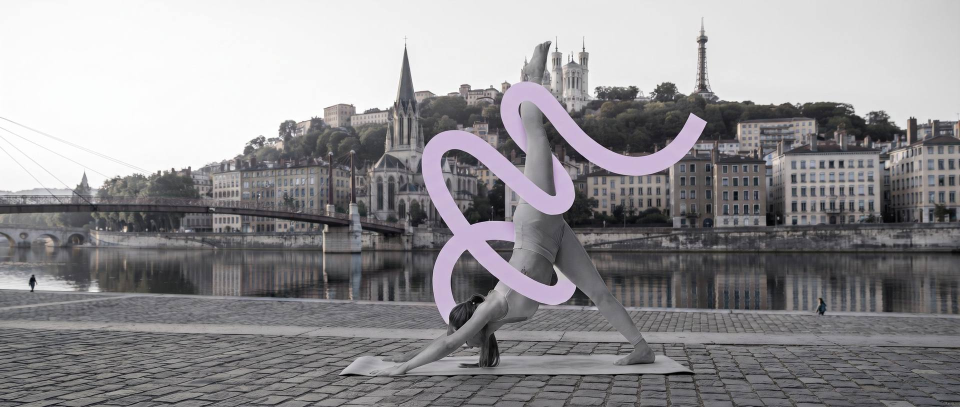
#> input picture banner_web.jpg, 1920 x 814 px (shown at 1/2 size)
$ python -i seo_build.py   (imports and definitions only)
#> lines starting #> are read from the running program, lines starting #| are printed output that depends on the picture
#> further down, picture is the input picture: PIL image 1920x814 RGB; mean R, G, B 145.7, 144, 146.6
#!/usr/bin/env python3
# -*- coding: utf-8 -*-
"""
Yoga In Lyon — passe SEO sur le site généré.

Usage :  python3 seo/seo_build.py .          (depuis la racine du site)

À relancer après chaque mise à jour du planning. Le script est idempotent :
on peut le lancer autant de fois qu'on veut, il remplace ses propres ajouts.

Ce qu'il fait :
  1. Lit les cours (const DATA) dans Yoga_a_Lyon_Planning.html et normalise
     les horaires ("9h00" -> "09h00", sinon le tri par heure est faux).
  2. Génère une page par studio  : studio-<nom>.html
  3. Génère une page par style   : hatha-yoga-lyon.html, vinyasa-yoga-lyon.html…
  4. Écrit le planning complet en HTML dans la page Planning (lisible par Google,
     le JavaScript continue de filtrer par-dessus).
  5. Enrichit les pages quartier (texte éditorial, noms de studios en H3,
     liens vers les styles, fil d'Ariane).
  6. Sur toutes les pages : liens « Voir leur planning » -> page studio,
     liens Accueil.html -> /, colonne « Réseaux » vide -> « Styles de yoga ».
  7. Écrit sitemap.xml et robots.txt (et .htaccess s'il n'existe pas).
"""
import html
import os
import json
import re
import sys
import unicodedata
import urllib.parse
from collections import Counter, OrderedDict, defaultdict
from datetime import date
from pathlib import Path

sys.path.insert(0, str(Path(__file__).resolve().parent))
from seo_content import (APROPOS_HISTOIRE, APROPOS_INTRO, COLLECTIONS, GUIDES, QUARTIERS, STUDIOS_GUIDE, STYLE_GUIDE, STYLE_GUIDE_CHOIX,  # noqa: E402
                         STYLES)
from seo_profs import INDEPENDANTS, PROFS  # noqa: E402
from seo_photos import PHOTOS  # noqa: E402
import shutil  # noqa: E402

BASE = "https://yoga-in-lyon.fr/"
JOURS = ["Lundi", "Mardi", "Mercredi", "Jeudi", "Vendredi", "Samedi", "Dimanche"]
CRENEAUX = ["Matin", "Midi", "Après-midi", "Soir"]
PLANNING = "Yoga_a_Lyon_Planning.html"
TODAY = date.today().isoformat()
MOIS = ["janvier", "février", "mars", "avril", "mai", "juin", "juillet", "août", "septembre", "octobre",
        "novembre", "décembre"]


def _git_date():
    import subprocess
    try:
        out = subprocess.run(["git", "log", "-1", "--format=%cs"], cwd=Path(__file__).resolve().parent.parent,
                             capture_output=True, text=True, timeout=10).stdout.strip()
        return out if re.fullmatch(r"\d{4}-\d{2}-\d{2}", out) else TODAY
    except Exception:
        return TODAY


# [1 line that did not run here, left out]


def date_fr(iso):
    y, m, d = iso.split("-")
    return f"{int(d)}{'er' if d == '01' else ''} {MOIS[int(m) - 1]} {y}"
esc = html.escape


# --------------------------------------------------------------------------- utils
# [4 lines left out: function slugify, not called in this run]


def norm_time(t):
    m = re.fullmatch(r"(\d{1,2})h(\d{2})", (t or "").strip())
    return f"{int(m.group(1)):02d}h{m.group(2)}" if m else (t or "")


def arr_page(arr):
    return "yoga-villeurbanne.html" if arr == "Villeurbanne" else "yoga-" + slugify(arr) + ".html"


def arr_key(arr):
    m = re.search(r"\d+", arr)
    return int(m.group(0)) if m else 99


# [4 lines left out: function arr_label, not called in this run]


def studio_page(name):
    return "studio-" + re.sub(r"^studio-", "", slugify(name)) + ".html"


def style_page(ts):
    return STYLES[ts]["slug"] + ".html" if ts in STYLES else PLANNING


def plural(n, one, many):
    return f"{n} {one if n == 1 else many}"


# [13 lines left out: function replace_block, not called in this run]


BRAND = " | Yoga In Lyon"


# [15 lines left out: functions brand, fit_desc, not called in this run]


def jsonld(obj):
    return '<script type="application/ld+json">' + json.dumps(obj, ensure_ascii=False) + "</script>"


# [67 lines left out: functions postal, breadcrumb, load, chrome, not called in this run]


EXTRA_CSS = """
  .seo-intro { max-width: 1180px; margin: 0 auto; padding: 4px 24px 8px; }
  .seo-intro p { color: #5a4a68; font-size: 15.5px; line-height: 1.7; max-width: 760px; margin: 0 0 14px; }
  h3.studio-name { margin: 0; }
  .crumbs { max-width: 1180px; margin: 0 auto; padding: 22px 24px 0; font-size: 13px; color: var(--muted); }
  .crumbs a { color: var(--muted); } .crumbs a:hover { color: var(--brand-purple); }
  .facts { max-width: 1180px; margin: 0 auto; padding: 8px 24px 24px; display: grid; grid-template-columns: repeat(auto-fit, minmax(200px, 1fr)); gap: 14px; }
  .fact { background: #fff; border-radius: 14px; padding: 16px 18px; border: 1px solid var(--border); }
  .fact .k { font-size: 11.5px; font-weight: 700; text-transform: uppercase; letter-spacing: .06em; color: var(--muted); margin-bottom: 6px; }
  .fact .v { font-size: 15px; line-height: 1.45; }
  .section { max-width: 1180px; margin: 0 auto; padding: 18px 24px 40px; }
  .section h2 { font-size: 24px; font-weight: 500; margin: 0 0 16px; }
  .day-block { margin-bottom: 22px; }
  .day-block h3 { font-size: 18px; font-weight: 500; margin: 0 0 8px; }
  .slots { width: 100%; border-collapse: collapse; background: #fff; border-radius: 14px; overflow: hidden; }
  .slots td { padding: 11px 14px; border-bottom: 1px solid var(--border); font-size: 14.5px; vertical-align: top; }
  .slots tr:last-child td { border-bottom: 0; }
  .slots td.t { white-space: nowrap; font-weight: 600; width: 130px; }
  .slots td.s { color: var(--muted); }
  .note { font-size: 13px; color: var(--muted); margin-top: 6px; }
  .pills { display: flex; flex-wrap: wrap; gap: 10px; }
  .pills a { padding: 9px 18px; border-radius: 999px; background: var(--lavender-soft); color: var(--brand-purple); font-size: 13.5px; font-weight: 600; }
  .pills a:hover { background: var(--lavender); }
  .studio-list { display: grid; grid-template-columns: repeat(auto-fit, minmax(280px, 1fr)); gap: 16px; }
  .studio-list a.item { display: block; background: #fff; border-radius: 14px; padding: 16px 18px; border: 1px solid var(--border); }
  .studio-list a.item strong { display: block; font-family: 'Fraunces', serif; font-size: 17px; font-weight: 500; color: var(--ink); }
  .studio-list a.item span { font-size: 13.5px; color: var(--muted); }
  #studio-map { width: 100%; height: 280px; border-radius: 18px; overflow: hidden; background: var(--border); }
  .seo-static .course-card { margin-bottom: 8px; }
  .quartier-hero { max-width: 1180px; margin: 0 auto; padding: 56px 24px 10px; }
  .quartier-hero .eyebrow { font-size: 12px; font-weight: 700; color: #9B7FB0; text-transform: uppercase; letter-spacing: 0.1em; margin-bottom: 10px; }
  .quartier-hero h1 { font-size: 32px; font-weight: 500; margin: 0 0 14px; }
  .seo-intro ul { color: #5a4a68; font-size: 15.5px; line-height: 1.7; max-width: 760px; margin: 0 0 14px; padding-left: 22px; }
  .studio-figure { max-width: 1180px; margin: 0 auto; padding: 0 24px 18px; }
  .studio-figure img { width: 100%; height: auto; max-height: 460px; object-fit: cover; border-radius: 18px; display: block; }
  .studio-figure figcaption { font-size: 12px; color: var(--muted); margin-top: 6px; }
  .studio-list a.item img.thumb { width: 100%; height: 150px; object-fit: cover; border-radius: 10px; margin-bottom: 10px; display: block; }
  .faq h3 { font-size: 18px; font-weight: 500; margin: 22px 0 6px; }
  .seo-intro h2 { font-size: 24px; font-weight: 500; margin: 32px 0 14px; }
  .seo-intro h2:first-child { margin-top: 0; }
"""


# [76 lines left out: functions ensure_extra_css, page_shell, map_script, schedule_html, not called in this run]


def list_fr(items):
    items = list(items)
    return items[0] if len(items) == 1 else ", ".join(items[:-1]) + " et " + items[-1]


# --------------------------------------------------------------------------- studio pages
# [126 lines left out: functions build_studio, build_style, not called in this run]


# --------------------------------------------------------------------------- photos
def photo_file(name):
    return "photo-" + re.sub(r"^studio-", "", slugify(name)) + ".jpg"


# [36 lines left out: functions _download, page_images, not called in this run]


def looks_like_photo(im):
    """Vraie photo plutôt que logo, bannière texte ou capture : assez grande, pas trop étroite, beaucoup de couleurs."""
    w, h = im.size
#> w = 1920; h = 814
    if w < 600 or not (0.6 <= w / h <= 2.6):
        return False
    small = im.convert("RGB").resize((64, 64))
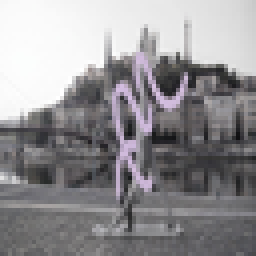
#> small: PIL image 64x64 RGB (shown 4 times larger); mean R, G, B 145.7, 144, 146.6
    if len(set(small.getdata())) <= 2200:
        return False
    # aplats (logos, bannières, captures, dégradés) : beaucoup de pixels presque identiques à leur voisin
    g = im.convert("L").resize((128, 128))
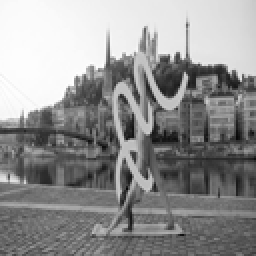
#> g: PIL image 128x128 L (shown 2 times larger); min 6, max 255, mean 144.8
    px = list(g.getdata())
#> px = 16384 values, max 255 at index 4147, min 6 at index 12095, mean 144.8
    diffs = [abs(px[i] - px[i + 1]) for i in range(len(px) - 1) if (i + 1) % 128]
#> diffs = 16256 values, max 135 at index 4946, min 0 at index 0, mean 11.65
    flat = sum(1 for d in diffs if d < 2) / len(diffs)
#> flat = 0.33
    return flat < 0.6


# [75 lines left out: functions best_photo, fetch_photos, not called in this run]


def photo_alt(s):
    return f'{s["name"]}, studio de yoga à {s["quartier"] if s["quartier"] != s["arr"] else s["arr"]}'


# [22 lines left out: functions thumb, patch_cards, not called in this run]


# --------------------------------------------------------------------------- profs
def prof_page(p):
    return "prof-" + p["slug"] + ".html"


# [125 lines left out: functions resolve_profs, prof_card, profs_section, prof_schedule, build_prof, not called in this run]


PROFS_OFFER = """
<div class="section seo-intro" id="vous-etes-prof">
  <h2>Vous êtes prof de yoga à Lyon ?</h2>
  <p>Yoga In Lyon vous crée <strong>gratuitement</strong> une page qui regroupe tous vos cours, quel que soit le studio, avec vos liens de réservation. Elle peut servir de lien unique dans votre bio Instagram, et vos élèves y trouvent tous vos créneaux au même endroit.</p>
  <p>Il suffit d'envoyer :</p>
  <ul>
    <li>une photo de vous (format carré de préférence) ;</li>
    <li>deux à six phrases de présentation : votre parcours, votre façon d'enseigner ;</li>
    <li>les studios et créneaux où vous enseignez, et vos cours hors studio (plein air, en ligne) ;</li>
    <li>vos liens : site, Instagram, réservation.</li>
  </ul>
  <p><a class="cta-btn" style="display:inline-block;padding:13px 26px;border-radius:999px;background:var(--brand-purple);color:#FBF8F4;font-weight:600" href="mailto:contact@yoga-in-lyon.fr?subject=Ma%20page%20prof%20sur%20Yoga%20In%20Lyon&amp;body=Bonjour%2C%0A%0ANom%20%3A%0APr%C3%A9sentation%20%3A%0AStudios%20et%20cr%C3%A9neaux%20%3A%0ACours%20hors%20studio%20%3A%0ASite%20%2F%20Instagram%20%2F%20r%C3%A9servation%20%3A%0A%0A(photo%20en%20pi%C3%A8ce%20jointe)">Créer ma page gratuitement</a></p>
  <p class="note">La page est en ligne sous quelques jours. Vous pouvez demander à la modifier ou à la retirer à tout moment.</p>
</div>
"""


# [55 lines left out: functions patch_profs_page, patch_about, not called in this run]


# --------------------------------------------------------------------------- guides
def minutes(h):
    m = re.fullmatch(r"(\d{2})h(\d{2})", h or "")
    return int(m.group(1)) * 60 + int(m.group(2)) if m else None


# [123 lines left out: functions bar_rows, article_shell, build_guide_chiffres, build_guide_styles, build_guides_index, build_404, not called in this run]


# --------------------------------------------------------------------------- thematic pages
COLLECTION_FILTERS = {
    "debutant": lambda c: re.search(r"niveau 1\b|niveaux 1|d[ée]butant|bases|tous niveaux|hatha 1\b|doux|douceur",
                                    c["type"], re.I),
    "prenatal": lambda c: re.search(r"pr[ée]natal", c["type"], re.I),
    "seniors": lambda c: re.search(r"s[ée]nior|adapt|chaise", c["type"], re.I),
    "midi": lambda c: c["creneau"] == "Midi",
    "weekend": lambda c: c["jour"] in ("Samedi", "Dimanche"),
    "croix-rousse": lambda c: "Croix-Rousse" in c["quartier"],
    "part-dieu": lambda c: "Part-Dieu" in c["quartier"],
}


def collections_pills(exclude=None):
    return "".join(f'<a href="{v["slug"]}.html">{esc(v["court"])}</a>'
                   for k, v in COLLECTIONS.items() if k != exclude)


# [42 lines left out: functions build_collection, set_meta, not called in this run]


GSTATIC = '<link rel="preconnect" href="https://fonts.gstatic.com" crossorigin>'
FAVICON = ('<link rel="icon" href="/favicon.ico" sizes="any">'
           '<link rel="icon" type="image/png" sizes="48x48" href="/favicon-48.png">'
           '<link rel="apple-touch-icon" href="/apple-touch-icon.png">')


# [6 lines left out: function ensure_favicon, not called in this run]

def patch_common(text, studios, styles_present):
    return ensure_favicon(ensure_extra_css(fix_links(text, studios, styles_present)))


# [287 lines left out: functions fix_links, patch_quartier, patch_planning, patch_studios_page, patch_home, main, not called in this run]


# [2 lines not run here, left out]

>>> from PIL import Image
>>> picture = Image.open('../banner_web.jpg')
>>> result = looks_like_photo(picture)
#> result = True
